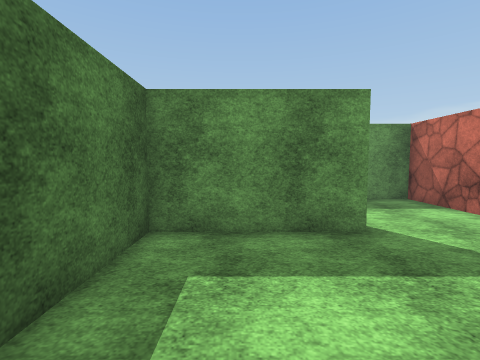
[1] (above)

23 first-person views from a walk through a scene from a Unity 3-D project. The camera is 1.5 m above the floor, tilts 4° down and sees 85° across. The floor is counted in squares, 1 m on a side. Each view is taken from the middle of a square. On the plan, view 1 faces up. The plan holds only what a view shows up to about 14 squares ahead; the rest is blank. The place goes on beyond the plan. The player is left out. Some surface patterns are stand-ins.

[2]
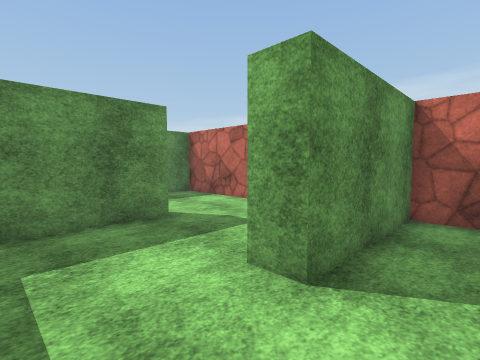

[3]
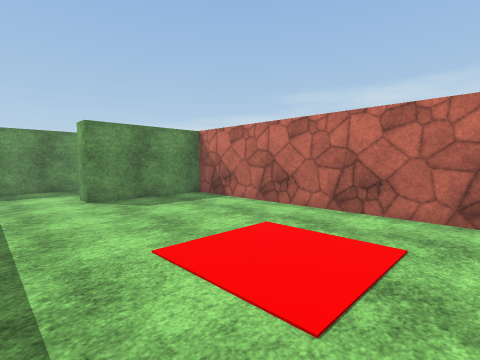

[4]
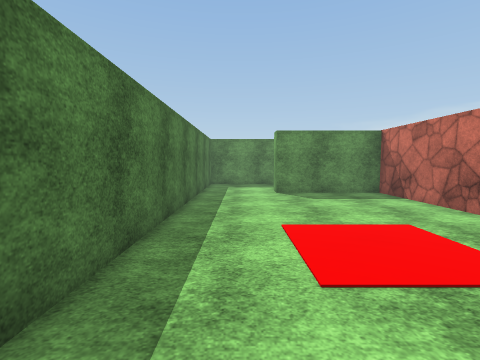

[5]
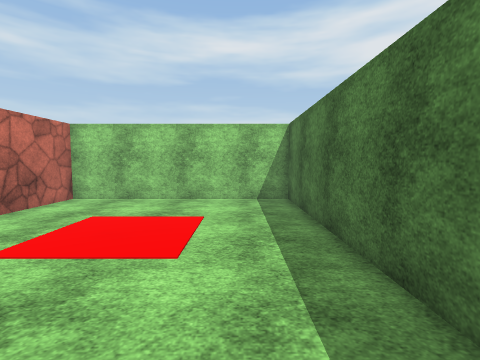

[6]
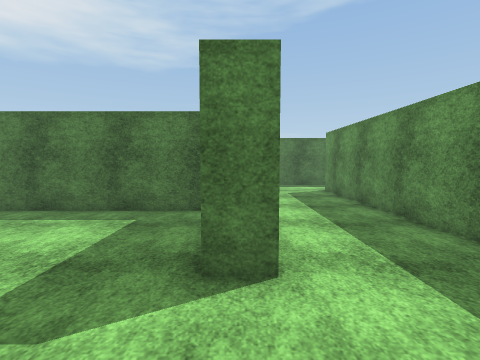

[7]
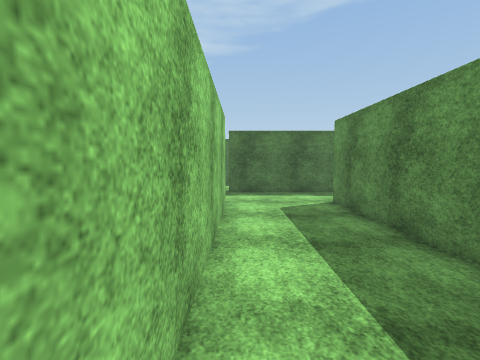

[8]
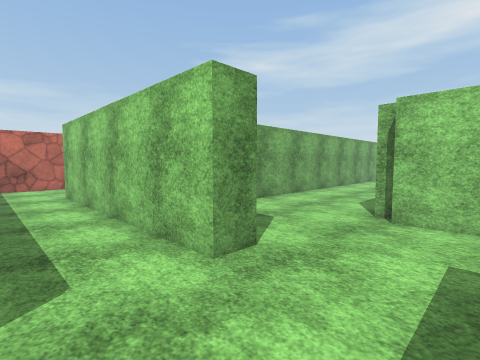

[9]
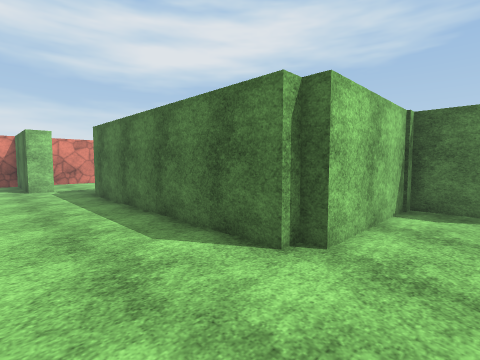

[10]
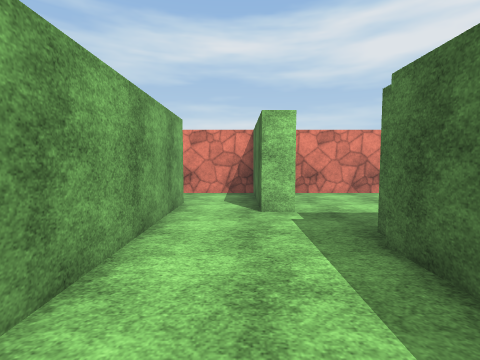

[11]
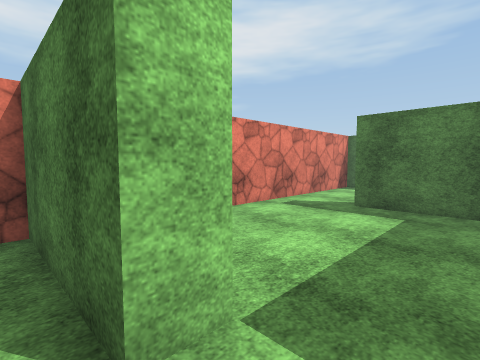

[12]
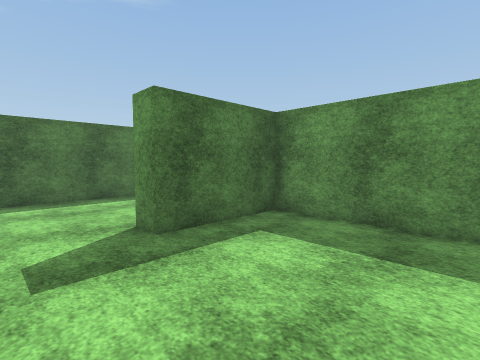

[13]
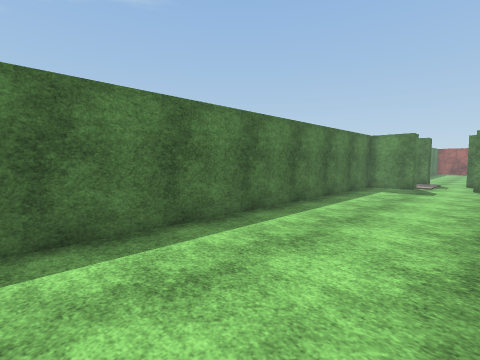

[14]
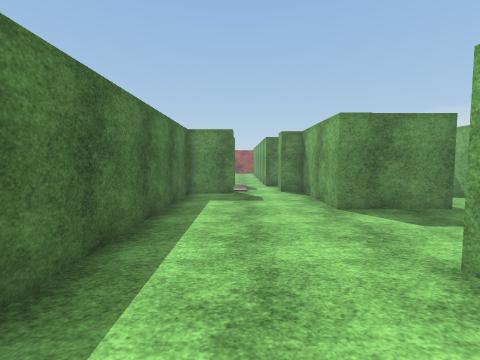

[15]
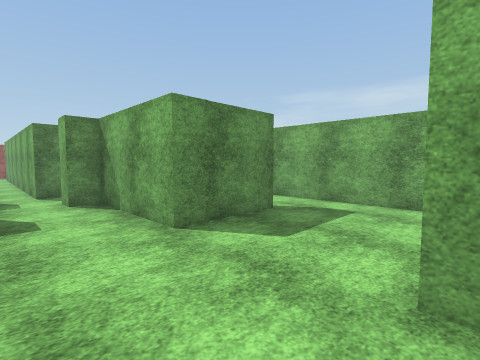

[16]
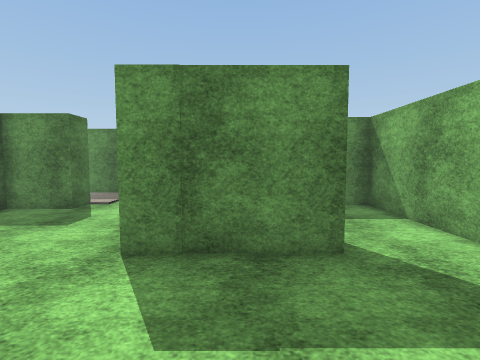

[17]
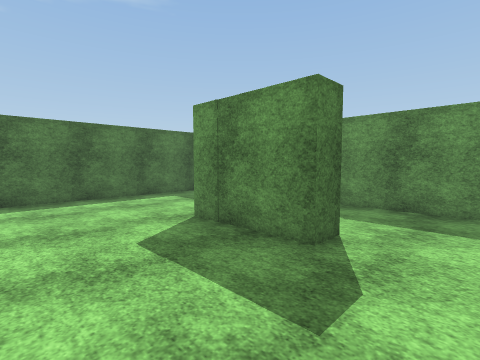

[18]
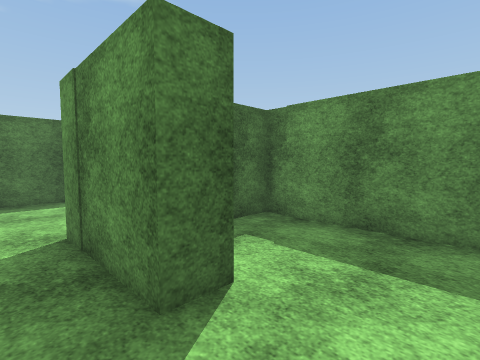

[19]
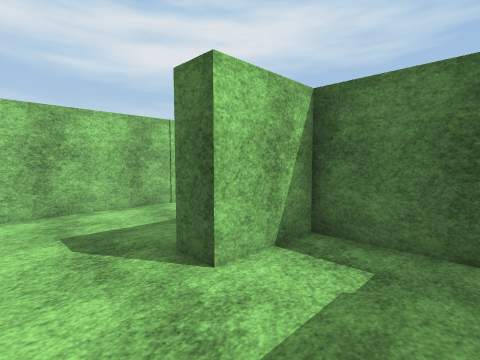

[20]
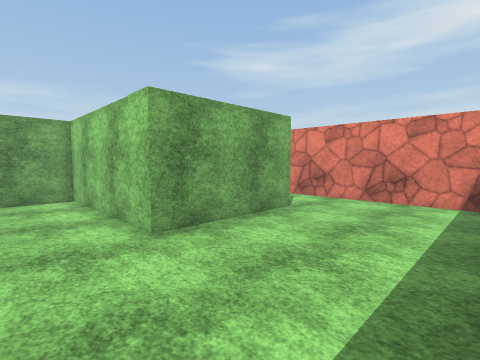

[21]
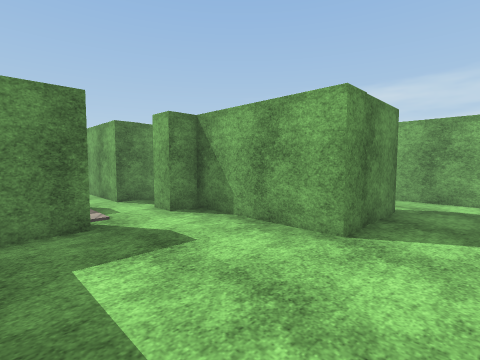

[22]
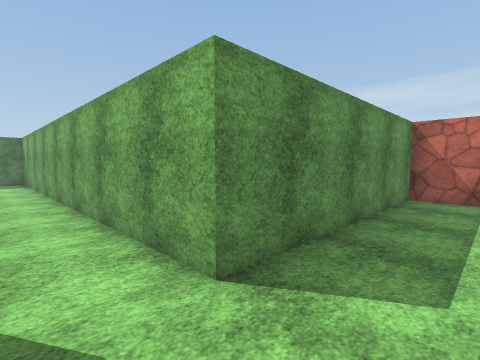

[23]
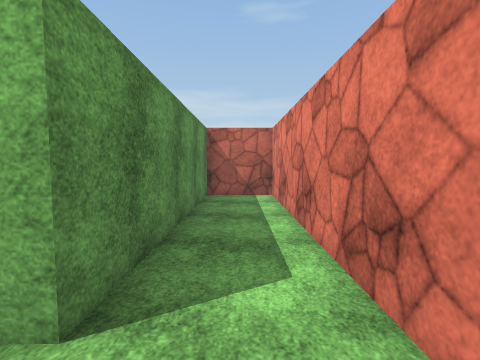

### Floor plan
Points are (right, up) in squares from view 1. A wall is a line through its corners. A room is listed if a view was taken in it or the views show most of it. See-through windows are left out.
Room 1 (views 1, 2, 3, 4, 5, 6, 7, 8, 9, 10, 11)
walls: (-6.9, 5.5) (-6.9, 6.5) (2.7, 6.5) (2.7, 5.5) (-1.9, 5.5) (-1.9, -12.5) (6.8, -12.5) (6.8, 0.6) (1.8, 0.6) (1.8, 1.6); (6.8, 5.9) (6.8, 10.5) (5.1, 10.5); (1.2, 10.5) (-7.8, 10.5); (-7.9, -9.1) (-7.9, -9.6); (-2.9, -11.5) (-2.9, 1.8); (-13.4, 3.8) (-13.4, 1.9) (-8.2, 1.9) (-8.2, 1.4) (-7.6, 1.4) (-7.6, -8.6); (-6.8, -11.7) (-5.6, -11.7); (-10.8, 11.6) (-10.8, 6.4)
ways out: opening at (-8, -10.5) to room 2; opening at (-4.5, -12.5) to room 3
Room 2 (views 12, 13, 14, 15, 16, 17, 18, 19, 20, 21)
walls: (-9.2, -9.5) (-13.9, -9.5) (-13.9, -13.5) (-14.9, -13.5) (-14.9, -8.5) (-8.6, -8.5) (-8.6, 1) (-13.9, 1) (-13.9, -2.8) (-11.3, -2.8) (-11.3, -3.8) (-14.9, -3.8) (-14.9, 1) (-15.9, 1) (-15.9, 2.1); (-19.6, -16.5) (-7.6, -16.5); (-18.3, 1.4) (-18.3, 0.3) (-20.4, 0.3) (-20.4, -15.9); (-14.9, 4) (-16.4, 4) (-16.4, 5.5); (-18.5, 4) (-20, 4)
ways out: opening at (-8, -10.5) to room 1; opening at (-17, 4.5)
Room 3 (views 22, 23)
walls: (-5.6, -11.7) (-5.6, -16.5) (6.8, -16.5) (6.8, -13.5) (-2.9, -13.5) (-2.9, -11.5)
ways out: opening at (-4.5, -12.5) to room 1

Where each view was taken, in squares from view 1:
view 1: 0 up, 0 right, facing up
view 2: 1 down, 1 left, facing up-right
view 3: 10 down, 1 left, facing up-right
view 4: 12 down, 0 right, facing up
view 5: 2 down, 0 right, facing down
view 6: 6 up, 6 right, facing left
view 7: 7 up, 2 right, facing left
view 8: 9 up, 10 left, facing down-right
view 9: 4 up, 4 left, facing down-left
view 10: 4 down, 5 left, facing down
view 11: 10 down, 5 left, facing down-left
view 12: 16 down, 9 left, facing up-left
view 13: 16 down, 15 left, facing up-left
view 14: 12 down, 18 left, facing up
view 15: 9 down, 18 left, facing up-right
view 16: 8 down, 13 left, facing up
view 17: 8 down, 9 left, facing up-left
view 18: 5 down, 9 left, facing up-left
view 19: 0 up, 9 left, facing down-left
view 20: 6 down, 20 left, facing down-right
view 21: 6 down, 20 left, facing up-right
view 22: 16 down, 5 left, facing up-right
view 23: 15 down, 5 left, facing right
